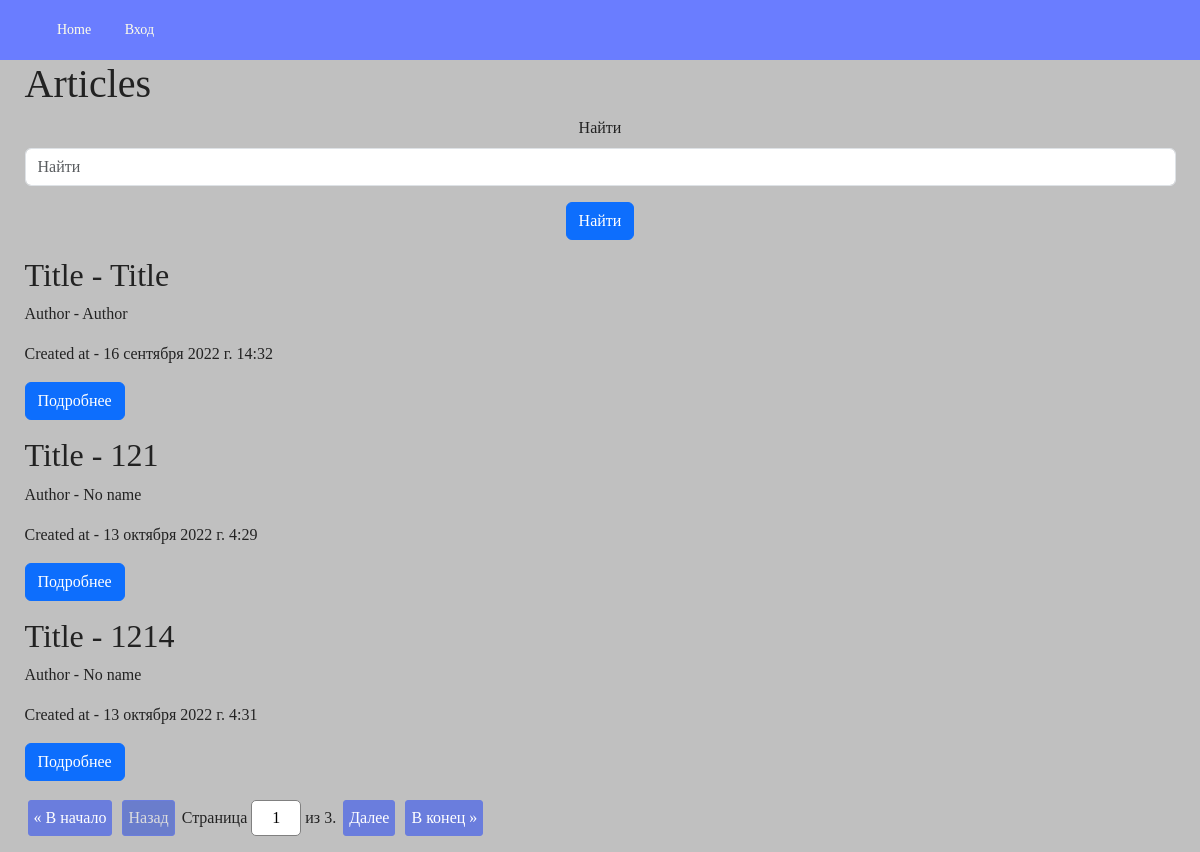
The page / on the database its author committed.
### webapp/models/articles.py (models this page shows, shortened)
class Article(models.Model):
    status = models.CharField(verbose_name='Статус', choices=StatusChoices.choices, max_length=100,
                              default=StatusChoices.ACTIVE)
    title = models.CharField(verbose_name='Заголовок', max_length=200, null=False, blank=False)
    text = models.TextField(verbose_name='Текст', max_length=3000, null=False, blank=False)
    author = models.CharField(verbose_name='Автор', max_length=100, null=False, blank=False, default='No name')
    is_deleted = models.BooleanField(verbose_name='Удалено', default=False, null=False)
    created_at = models.DateTimeField(verbose_name='Дата создания', auto_now_add=True)
    changed_at = models.DateTimeField(verbose_name='Дата изменения', auto_now=True)
    deleted_at = models.DateTimeField(verbose_name='Дата удаления', null=True, default=None)
    tags = models.ManyToManyField(
        to='webapp.Tag',
        related_name='articles',
        blank=True
    )
    objects = ArticleManager()
    class Meta:
        verbose_name = 'Статья'
        verbose_name_plural = 'Статьи'

### webapp/views/base.py (the view)
# urls.py: path('', IndexView.as_view(), name='index'),
class IndexView(ListView):
    template_name = 'index.html'
    model = Article
    context_object_name = 'articles'
    ordering = ('created_at',)
    paginate_by = 3
    paginate_orphans = 1
    def get(self, request, *args, **kwargs):
        self.form = self.get_search_form()
        self.search_value = self.get_search_value()
        return super().get(request, *args, **kwargs)
    def get_search_form(self):
        return SearchForm(self.request.GET)
    def get_search_value(self):
        if self.form.is_valid():
            return self.form.cleaned_data.get('search')
        return None
    def get_queryset(self):
        queryset = super().get_queryset().exclude(is_deleted=True)
        if self.search_value:
            query = Q(title__icontains=self.search_value) | Q(author__icontains=self.search_value)
            print(query.__dict__)
            queryset = queryset.filter(query)
        return queryset
    def get_context_data(self, *, object_list=None, **kwargs):
        context = super(IndexView, self).get_context_data(object_list=object_list, **kwargs)
        context['form'] = self.form
        if self.search_value:
            context['query'] = urlencode({'search': self.search_value})
        return context

### webapp/forms.py
class SearchForm(forms.Form):
    search = forms.CharField(max_length=100, required=False, label='Найти')

### webapp/managers.py (called while the page is built)
    def all(self):
        return self.get_queryset().filter(is_deleted=False)

    def get_queryset(self):
        return CustomBaseQuerySet(self.model, using=self._db)

### webapp/templates/index.html (shortened to what this page needs)
{% extends 'base.html' %}
{% block content %}
<h1>Articles</h1>
{% include 'partial/search.html' %}
{% for article in articles %}
    <h2>Title - {{ article.title }}</h2>
    <p>Author - {{ article.author }}</p>
    <p>Created at - {{ article.created_at }}</p>
    <p><a class="btn btn-primary" href="{% url 'article_detail' article.pk %}">Подробнее</a></p>
{% empty %}
    <p>aaaaa</p>
{% endfor %}
    {% if is_paginated %}
        {% include 'partial/pagination.html' %}
    {% endif %}
{% endblock %}

### webapp/templates/base.html (shortened to what this page needs)
{% load static %}
{% load django_bootstrap5 %}
{% bootstrap_css %}
<!DOCTYPE html>
<html lang="en">
<head>
    <link rel="stylesheet" href="{% static "css/style.css" %}">
</head>
<body>
<nav class="navbar">
    <div class="container">
        <ul class="menu">
            <li><a href="{% url 'index' %}">Home</a></li>
            {% if user.is_authenticated %}
                <li>Здравствуйте  {{user.username}}<li/>
                    <form action="{% url 'logout' %}" method="post">
                        {% csrf_token %}
                        <input type="submit" value="Выйти">
                    </form>
            <li>
             <a href="{% url 'article_add' %}">Article add</a>
            </li>
            {% else %}
                <li><a href="{% url 'login' %}">Вход</a></li>
            {% endif %}
        </ul>
    </div>
</nav>
<div class="container">
    {% block content %}{% endblock %}
</div>
</body>
</html>

### webapp/templates/partial/search.html
{% load static %}
{% load django_bootstrap5 %}
<form class="text-center" action="" method="GET">
    {% bootstrap_form form %}
    {% bootstrap_button button_type="submit" content='Найти' %}
</form>

### webapp/templates/partial/pagination.html
<div class="pagination">
    <span class="step-links">
        <a href="?{% if query %}{{ query }}{% endif %}&page=1">&laquo; В начало</a>
        {% if page_obj.has_previous %}
            <a href="?{% if query %}{{ query }}{% endif %}&page={{ page_obj.previous_page_number }}">Назад</a>
        {% else %}
            <span class="page-disabled">Назад</span>
        {% endif %}
        <form class="current-page" method="get">
            <label for="page">
                Страница <input type="text" name="page" id="page" value="{{ page_obj.number }}">
                из {{ page_obj.paginator.num_pages }}.
            </label>
        </form>
        {% if page_obj.has_next %}
            <a href="?{% if query %}{{ query }}{% endif %}&page={{ page_obj.next_page_number }}">Далее</a>
        {% else %}
            <span class="page-disabled">Далее</span>
        {% endif %}
        <a href="?{% if query %}{{ query }}{% endif %}&page={{ page_obj.paginator.num_pages }}">В конец &raquo;</a>
    </span>
</div>

### static/css/style.css (style rules this page uses)
body { font-family: Arial sans-serif; background: silver; color: #222; margin-top: 60px; }
.container { margin: 0 auto; max-width: 1175px; }
.navbar { display: block; background: #6a7dff; position: fixed; top: 0; right: 0; left: 0; font-size: 0; box-sizing: border-box; padding: 18px 30px; }
.menu { font-size: 14px; line-height: 1; padding: 0; margin: 0; display: inline-block; color: #fffee8; }
.menu li { display: inline-block; }
.menu a { display: inline-block; text-decoration: none; color: inherit; padding: 5px 15px; }
.pagination { text-align: center; }
.pagination a, .pagination .page-disabled { display: inline-block; border: solid 1px #6a7ddd; border-radius: 3px; padding: 5px; margin: 3px; }
.pagination a { background: #6a7ddd; color: white; text-decoration: none; }
.pagination .page-disabled { background: #6a7dcc; color: #dddddd }
.pagination .current-page { display: inline-block; }
.pagination .current-page input { width: 50px; padding: 5px 7px; font-size: inherit; border-radius: 5px; text-align: center; border: solid 1px gray; }

### rows shown on the page
Article: title "Title", author "Author", created_at "16 сентября 2022 г. 14:32"
Article: title "121", author "No name", created_at "13 октября 2022 г. 4:29"
Article: title "1214", author "No name", created_at "13 октября 2022 г. 4:31"

### other values the page prints
{{ page_obj.paginator.num_pages }} "3"
